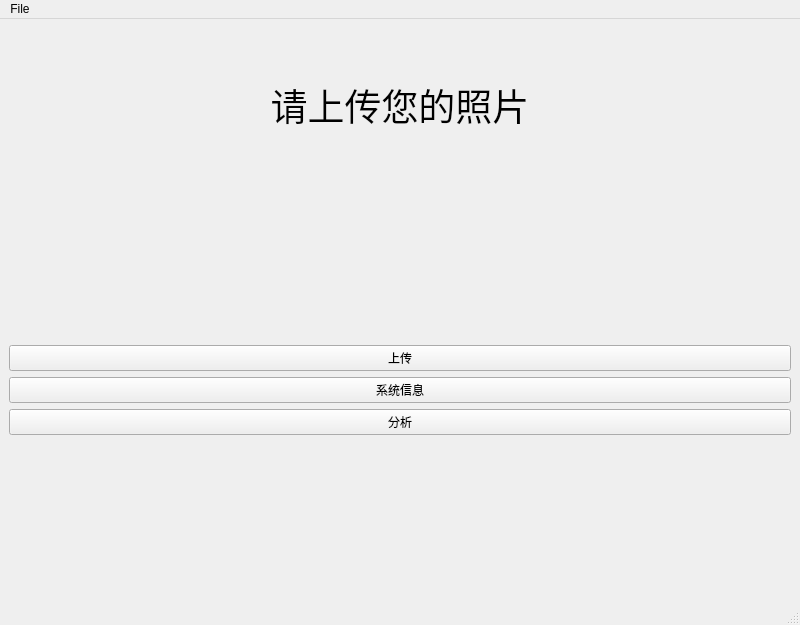
<?xml version="1.0" encoding="UTF-8"?>
<ui version="4.0">
 <class>MainWindow</class>
 <widget class="QMainWindow" name="MainWindow">
  <property name="geometry">
   <rect>
    <x>0</x>
    <y>0</y>
    <width>800</width>
    <height>625</height>
   </rect>
  </property>
  <property name="windowTitle">
   <string>MainWindow</string>
  </property>
  <widget class="QWidget" name="centralwidget">
   <layout class="QVBoxLayout" name="verticalLayout">
    <item>
     <widget class="QLabel" name="label">
      <property name="font">
       <font>
        <family>Microsoft YaHei</family>
        <pointsize>28</pointsize>
       </font>
      </property>
      <property name="text">
       <string>请上传您的照片</string>
      </property>
      <property name="scaledContents">
       <bool>false</bool>
      </property>
      <property name="alignment">
       <set>Qt::AlignCenter</set>
      </property>
      <property name="textInteractionFlags">
       <set>Qt::NoTextInteraction</set>
      </property>
     </widget>
    </item>
    <item>
     <widget class="QLabel" name="label_3">
      <property name="text">
       <string/>
      </property>
      <property name="alignment">
       <set>Qt::AlignCenter</set>
      </property>
     </widget>
    </item>
    <item>
     <widget class="QPushButton" name="pushButton">
      <property name="text">
       <string>上传</string>
      </property>
     </widget>
    </item>
    <item>
     <widget class="QPushButton" name="pushButton_2">
      <property name="text">
       <string>系统信息</string>
      </property>
     </widget>
    </item>
    <item>
     <widget class="QPushButton" name="pushButton_3">
      <property name="text">
       <string>分析</string>
      </property>
     </widget>
    </item>
    <item>
     <widget class="QLabel" name="label_2">
      <property name="font">
       <font>
        <family>Microsoft YaHei UI Light</family>
        <pointsize>12</pointsize>
       </font>
      </property>
      <property name="text">
       <string/>
      </property>
      <property name="alignment">
       <set>Qt::AlignCenter</set>
      </property>
     </widget>
    </item>
   </layout>
  </widget>
  <widget class="QStatusBar" name="statusbar"/>
  <widget class="QMenuBar" name="menubar">
   <property name="geometry">
    <rect>
     <x>0</x>
     <y>0</y>
     <width>800</width>
     <height>26</height>
    </rect>
   </property>
   <widget class="QMenu" name="menuFile">
    <property name="title">
     <string>File</string>
    </property>
    <widget class="QMenu" name="menuOpen">
     <property name="title">
      <string>Open</string>
     </property>
     <addaction name="actionSelect_Picture"/>
    </widget>
    <addaction name="menuOpen"/>
    <addaction name="actionSave"/>
    <addaction name="separator"/>
    <addaction name="actionExit"/>
    <addaction name="actionDeveloper_Information"/>
   </widget>
   <addaction name="menuFile"/>
  </widget>
  <action name="actionSave">
   <property name="text">
    <string>Save</string>
   </property>
  </action>
  <action name="actionExit">
   <property name="text">
    <string>Exit</string>
   </property>
  </action>
  <action name="actionDeveloper_Information">
   <property name="text">
    <string>Developer Information</string>
   </property>
  </action>
  <action name="actionSelect_Picture">
   <property name="text">
    <string>Select Picture</string>
   </property>
  </action>
 </widget>
 <resources/>
 <connections>
  <connection>
   <sender>actionExit</sender>
   <signal>triggered()</signal>
   <receiver>MainWindow</receiver>
   <slot>close()</slot>
   <hints>
    <hint type="sourcelabel">
     <x>-1</x>
     <y>-1</y>
    </hint>
    <hint type="destinationlabel">
     <x>399</x>
     <y>299</y>
    </hint>
   </hints>
  </connection>
 </connections>
 <slots>
  <slot>SystemInformation()</slot>
 </slots>
</ui>
